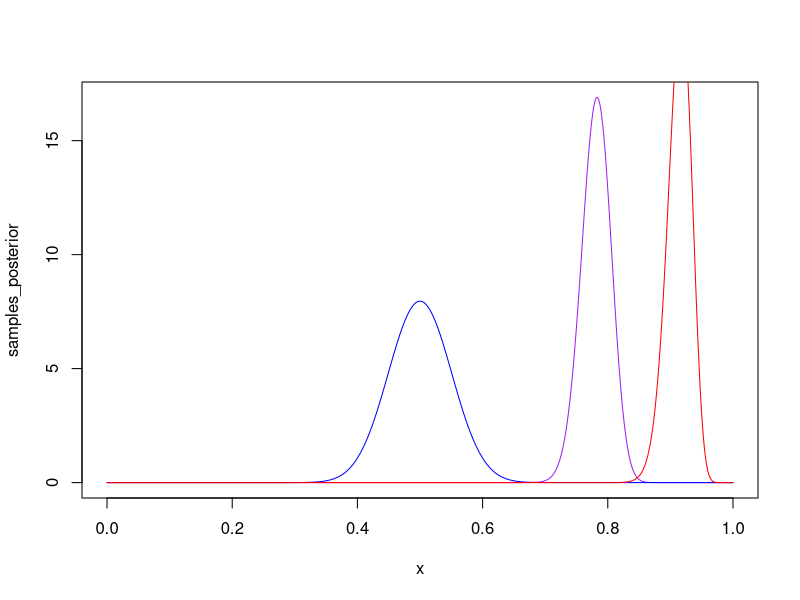
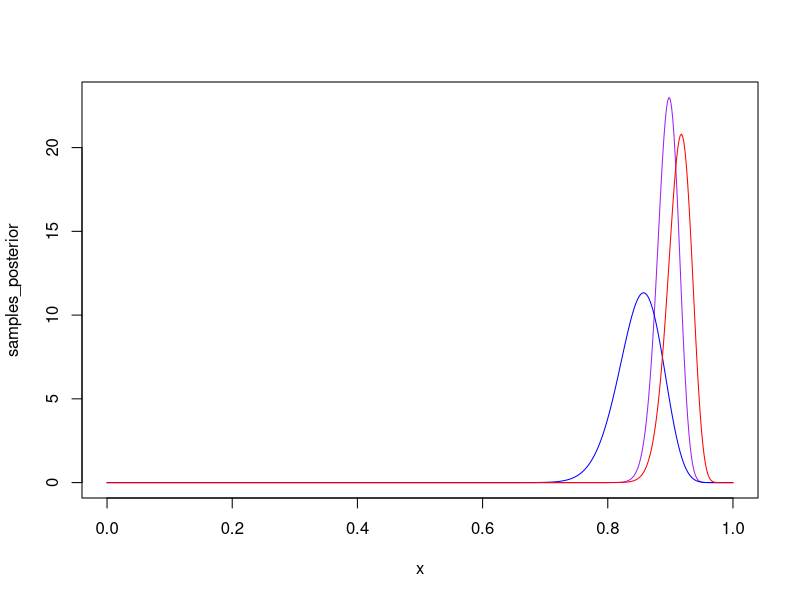
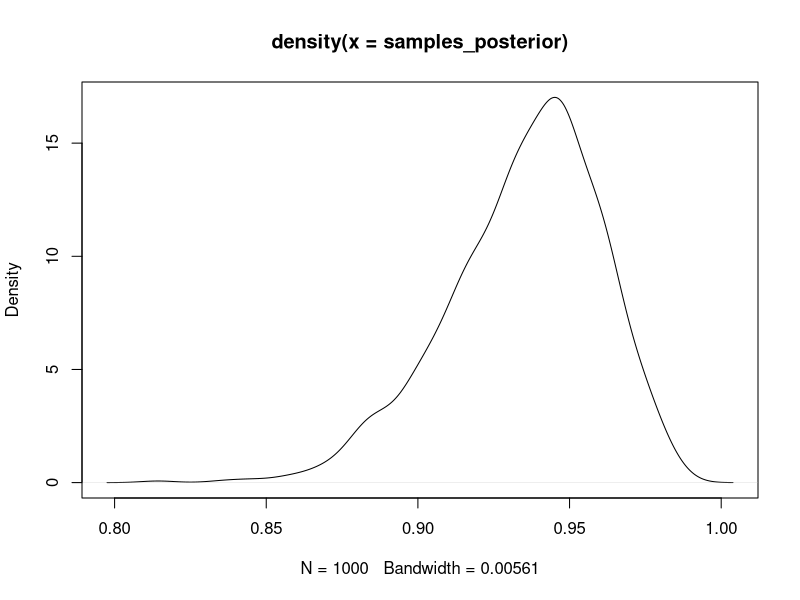
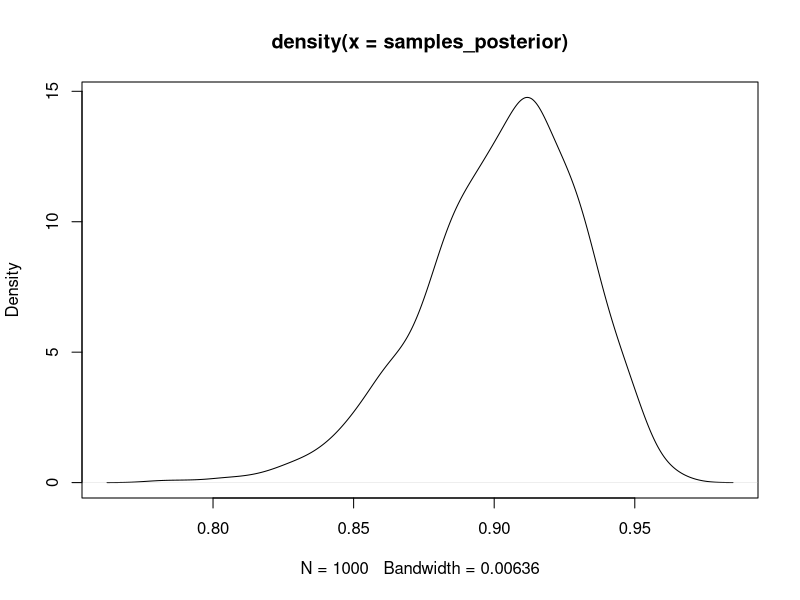
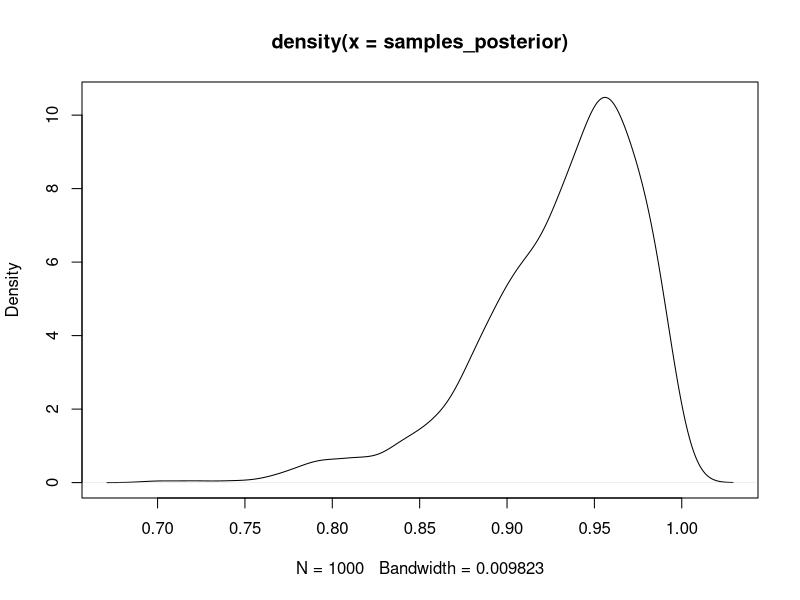
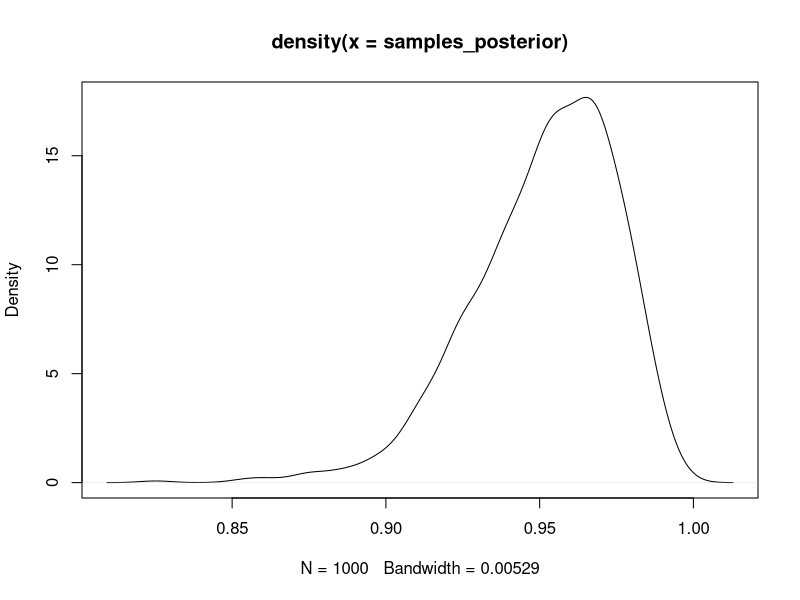
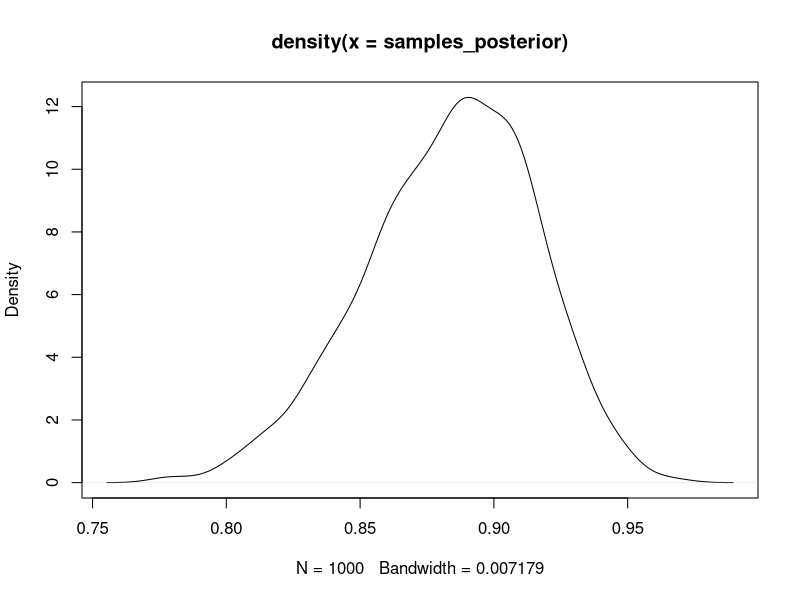

These figures' R source, in order:
library(readr)

data <- read_csv("ext_2025.csv")

names(data)
# "No"             "Hospital"       "Age"            "Sex"            "Disease2"      
# "Admission_date" "Discharge_date" "Outcome"

data$Hospital <- factor(data$Hospital)
data$Sex <- factor(data$Sex)
data$Disease2 <- factor(data$Disease2)


# Remove Ongoing (33 examples)
data <- data[data$Outcome != 'Ongoing',]

# Finish Factoring
data$Outcome <- factor(data$Outcome)


##################
##### Priors #####
##################

# A) Noninformative Prior.

alpha <- 50
beta <- 50

alpha_posterior <- alpha + nrow(data[data$Outcome == 'Recovered',])
beta_posterior <- beta + nrow(data[data$Outcome == 'Deceased',])

x <- seq(0, 1, length.out = 500)

samples_posterior <- dbeta(x, alpha_posterior, beta_posterior)
samples_prior <- dbeta(x, alpha, beta)
# Likelihood multiplied to put it on the same scale as dbeta * (nrow(data) + 1)
samples_likelihood <- dbinom(nrow(data[data$Outcome == 'Recovered',]), size = nrow(data), prob = x) * (nrow(data) + 1)

plot(x, samples_posterior, xlim = c(0, 1), col = 'purple', type = 'l')
lines(x, samples_prior, col = 'blue')
lines(x, samples_likelihood, col = 'red')

# B) Prior from Research Literature 

alpha <- 85
beta <- 15

alpha_posterior <- alpha + nrow(data[data$Outcome == 'Recovered',])
beta_posterior <- beta + nrow(data[data$Outcome == 'Deceased',])

x <- seq(0, 1, length.out = 500)

samples_posterior <- dbeta(x, alpha_posterior, beta_posterior)
samples_prior <- dbeta(x, alpha, beta)
samples_likelihood <- dbinom(nrow(data[data$Outcome == 'Recovered',]), size = nrow(data), prob = x) * (nrow(data) + 1)

plot(x, samples_posterior, xlim = c(0, 1), col = 'purple', type = 'l')
lines(x, samples_prior, col = 'blue')
lines(x, samples_likelihood, col = 'red')

#####################################
##### Conditional Distributions #####
#####################################

# Sex A)

## A 1) Male

male_data <- data[data$Sex == 'Male', ]

alpha_posterior <- nrow(male_data[male_data$Outcome == 'Recovered',])
beta_posterior <- nrow(male_data[male_data$Outcome == 'Deceased',])

samples_posterior <- rbeta(1000, alpha_posterior, beta_posterior)
plot(density(samples_posterior))


alpha_posterior / (alpha_posterior + beta_posterior) # 93%

# Bayes Stats
# P(R | M) = P(M | R) P(R) / P(M)
p_m <- nrow(male_data) / nrow(data)
p_r <- nrow(data[data$Outcome == 'Recovered',]) / nrow(data)
p_m_given_r <- nrow(data[data$Outcome == 'Recovered' & data$Sex == 'Male',]) / nrow(data[data$Outcome == 'Recovered',])
(p_m_given_r * p_r) / p_m # 93% 

## A 2) Female

female_data <- data[data$Sex == 'Female', ]

alpha_posterior <- nrow(female_data[female_data$Outcome == 'Recovered',])
beta_posterior <- nrow(female_data[female_data$Outcome == 'Deceased',])

samples_posterior <- rbeta(1000, alpha_posterior, beta_posterior)
plot(density(samples_posterior))

alpha_posterior / (alpha_posterior + beta_posterior) # 90%

# Bayes Stats
# P(R | F) = P(F | R) P(R) / P(F)
p_f <- nrow(female_data) / nrow(data)
p_r <- nrow(data[data$Outcome == 'Recovered',]) / nrow(data)
p_f_given_r <- nrow(data[data$Outcome == 'Recovered' & data$Sex == 'Female',]) / nrow(data[data$Outcome == 'Recovered',])
(p_f_given_r * p_r) / p_f # 90% 


# B) Hospital


## B 1) Hospital 1

h1_data <- data[data$Hospital == 'A', ]

alpha_posterior <- nrow(h1_data[h1_data$Outcome == 'Recovered',])
beta_posterior <- nrow(h1_data[h1_data$Outcome == 'Deceased',])

samples_posterior <- rbeta(1000, alpha_posterior, beta_posterior)
plot(density(samples_posterior))

alpha_posterior / (alpha_posterior + beta_posterior) # 93%

# Bayes Stats
# P(R | F) = P(F | R) P(R) / P(F)
p_h1 <- nrow(h1_data) / nrow(data)
p_r <- nrow(data[data$Outcome == 'Recovered',]) / nrow(data)
p_h1_given_r <- nrow(data[data$Outcome == 'Recovered' & data$Hospital == 'A',]) / nrow(data[data$Outcome == 'Recovered',])
(p_h1_given_r * p_r) / p_h1 # 93% 


## B 2) Hospital 2
h2_data <- data[data$Hospital == 'B', ]

alpha_posterior <- nrow(h2_data[h2_data$Outcome == 'Recovered',])
beta_posterior <- nrow(h2_data[h2_data$Outcome == 'Deceased',])

samples_posterior <- rbeta(1000, alpha_posterior, beta_posterior)
plot(density(samples_posterior))

alpha_posterior / (alpha_posterior + beta_posterior) # 95%

# Bayes Stats
# P(R | F) = P(F | R) P(R) / P(F)
p_h2 <- nrow(h2_data) / nrow(data)
p_r <- nrow(data[data$Outcome == 'Recovered',]) / nrow(data)
p_h2_given_r <- nrow(data[data$Outcome == 'Recovered' & data$Hospital == 'B',]) / nrow(data[data$Outcome == 'Recovered',])
(p_h2_given_r * p_r) / p_h2 # 95% 

## B 3) Hospital 3
h3_data <- data[data$Hospital == 'C', ]

alpha_posterior <- nrow(h3_data[h3_data$Outcome == 'Recovered',])
beta_posterior <- nrow(h3_data[h3_data$Outcome == 'Deceased',])

samples_posterior <- rbeta(1000, alpha_posterior, beta_posterior)
plot(density(samples_posterior))

alpha_posterior / (alpha_posterior + beta_posterior) # 88%

# Bayes Stats
# P(R | F) = P(F | R) P(R) / P(F)
p_h3 <- nrow(h3_data) / nrow(data)
p_r <- nrow(data[data$Outcome == 'Recovered',]) / nrow(data)
p_h3_given_r <- nrow(data[data$Outcome == 'Recovered' & data$Hospital == 'C',]) / nrow(data[data$Outcome == 'Recovered',])
(p_h3_given_r * p_r) / p_h3 # 88% 
